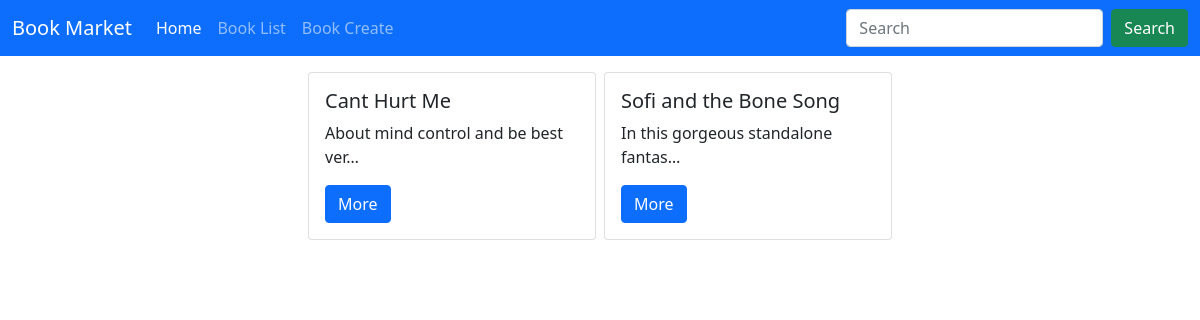
/books/, run on an earlier commit of the app's database.
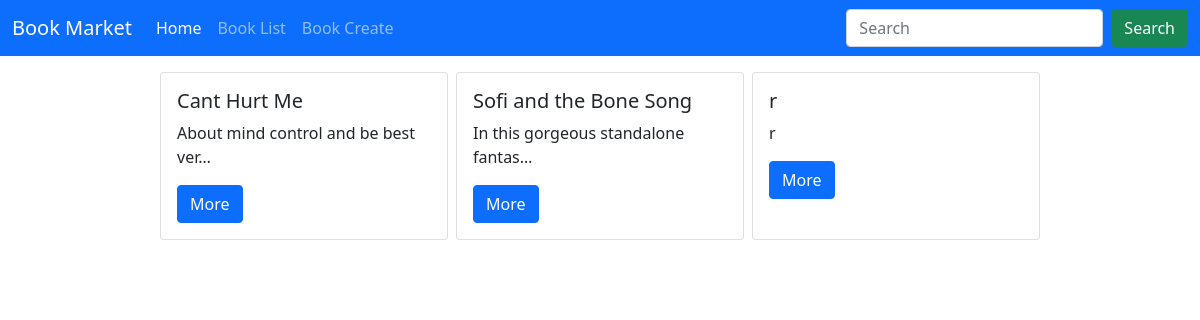
And on a later commit of the database.
### books/models.py (models this page shows, shortened)
class Book(models.Model):
    title = models.CharField(max_length=200)
    author = models.CharField(max_length=200)
    description = models.TextField()
    price = models.DecimalField(max_digits=5, decimal_places=2)
    def get_absolute_url(self):
        return reverse("book_detail", args={self.id})

### books/views.py (the view)
# urls.py: path('', BookListView.as_view(), name='book_list'),
class BookListView(generic.ListView):
    model = Book
    template_name = 'book_list.html'
    context_object_name = 'books'

### books/templates/book_list.html (shortened to what this page needs)
{% extends "_base.html" %}
{% block content %}
<div class="d-flex justify-content-center mt-3">
    {% for book in books %}
        <div class="card mx-1" style="width: 18rem;">
            <div class="card-body">
                <h5 class="card-title">{{ book.title }}</h5>
                <p class="card-text">{{ book.description|truncatechars_html:35 }}</p>
                <a href="{{ book.get_absolute_url }}" class="btn btn-primary">More</a>
            </div>
        </div>
    {% endfor %}
</div>
{% endblock content %}

What changed in the data, as far as the page shows it:
added Book: title "r", description "r"
